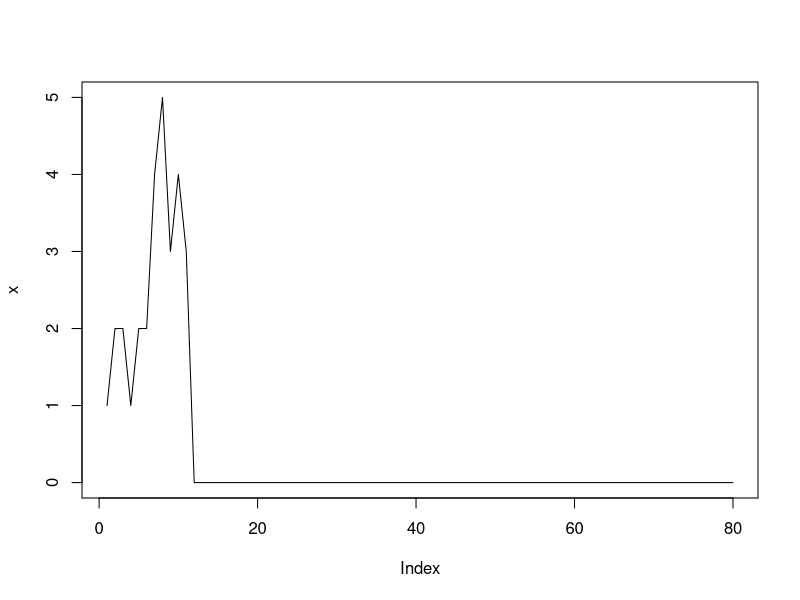

Write the R code that produced this figure.
#Branching Process R

#Generation
g=80

x<-rep(0:0, length =g ) #数列(0 0)を長さがgになるまで反復生成

#Probability 2:0.45, 1:0.2, 0:0.35

p0=0.35 #デルタt(死ぬ確率)
p1=0.265 #1-(r+1)*デルタt=1-(1.1+1)*0.35(変化なし)
p2=0.385 #r*デルタt=1.1*0.35(分裂する確率)

x[1]<-1

y<-matrix(nrow=g,ncol=10000) #g行、10000列の数列

for (j in 2:g){
  
  y[j,]<-runif(10000) #yのj行に0から1の乱数を10000個
  
  if (x[j-1]==0){
    cat("Extinction-")
    break
  }else{
    for (i in 1:x[j-1]){
      if (y[j,i]>=p0+p1){ #yのj行i列
        x[j]=x[j]+2 #2つに分裂
      }else if (y[j,i]>=p0) {
        x[j]=x[j]+1 #そのまま
      }else if (y[j,i]>=0) {
        x[j]=x[j] #死ぬ
        }
    }
  }
}

x
plot(x,type="l")

#Extinction Time
cat("Extinction Time")
min(which(x==0))

